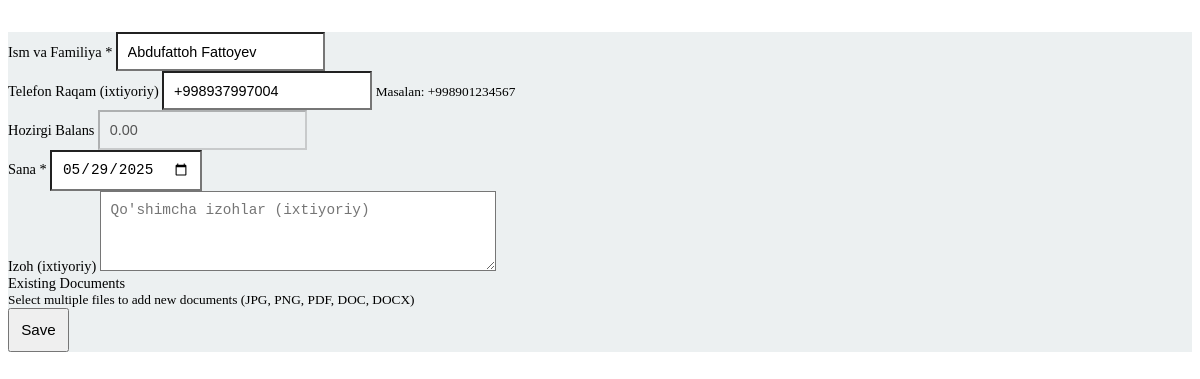
Page /xaridorlar/edit/5/ (signed in) on the earlier database version.
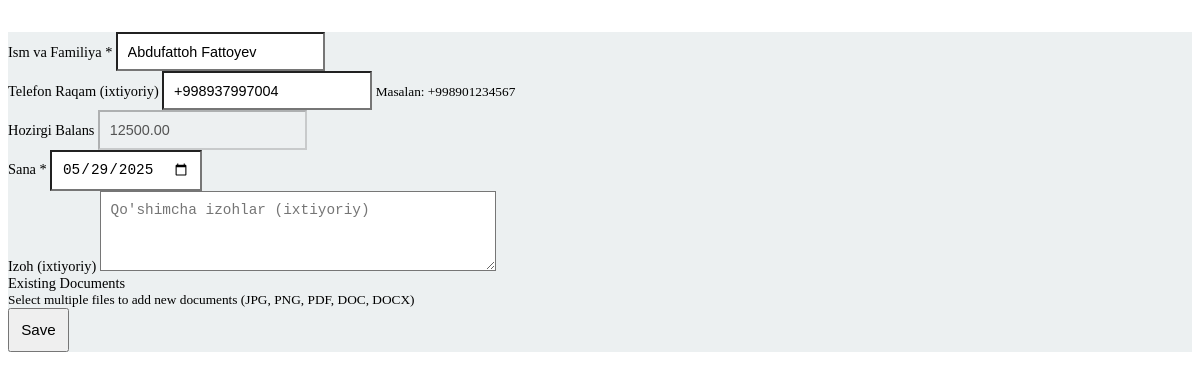
Same page on the later database version.
### xaridorlar/models.py (models this page shows, shortened)
class Xaridor(models.Model):
    user = models.ForeignKey(
        User,
        on_delete=models.CASCADE,
        related_name='xaridorlar',
        verbose_name="Foydalanuvchi"
    )
    ism_familiya = models.CharField(
        max_length=100,
        verbose_name="Ism va Familiya"
    )
    telefon_raqam = PhoneNumberField(
        blank=True,
        null=True,
        verbose_name="Telefon Raqam",
        help_text="Masalan: +998901234567"
    )
    hozirgi_balans = models.DecimalField(
        max_digits=15,
        decimal_places=2,
        default=0,
        validators=[MinValueValidator(0)],
        verbose_name="Hozirgi Balans",
        blank=True
    )
    sana = models.DateField(verbose_name="Sana")
    izoh = models.TextField(
        verbose_name="Izoh",
        blank=True,
        null=True
    )
    created_date = models.DateTimeField(
        auto_now_add=True,
        verbose_name="Yaratilgan sana"
    )
    def update_financials(self):
        from chiqim.models import Chiqim
        total_debt = Chiqim.objects.filter(xaridor=self).aggregate(total=models.Sum('qoldiq_summa'))['total'] or 0
        self.hozirgi_balans = total_debt
        self.save(update_fields=['hozirgi_balans'])
    class Meta:
        verbose_name = "Xaridor"
        verbose_name_plural = "Xaridorlar"
        indexes = [
            models.Index(fields=['user']),
            models.Index(fields=['ism_familiya']),
        ]

### xaridorlar/views.py (the view, shortened to what this page needs)
# urls.py: path('edit/<int:id>/', views.xaridor_edit, name='edit_xaridor'),
@login_required
def xaridor_edit(request, id):
    xaridor = get_object_or_404(Xaridor, id=id)
    xaridor_form = XaridorForm(instance=xaridor)
    if request.headers.get('X-Requested-With') == 'XMLHttpRequest':
        html = render_to_string('xaridorlar/edit_xaridor.html', {
            'xaridor_form': xaridor_form,
            'xaridor': xaridor
        }, request=request)
        return JsonResponse({'html': html})
    return render(request, 'xaridorlar/edit_xaridor.html', {
        'xaridor_form': xaridor_form,
        'xaridor': xaridor
    })

### templates/xaridorlar/edit_xaridor.html (shortened to what this page needs)
<div class="p-4">
    <form method="POST" enctype="multipart/form-data" id="customer-edit-form" action="{% url 'edit_xaridor' xaridor.id %}" class="ajax-form">
        <div id="errorContainer" class="alert alert-danger d-none"></div>
        <div class="card p-3">
            {% for field in xaridor_form %}
            <div class="mb-3">
                <label for="{{ field.id_for_label }}" class="form-label">
                    {{ field.label }} {% if field.field.required %}<span class="text-danger">*</span>{% endif %}
                </label>
                {{ field }}
                {% if field.help_text %}
                <small class="form-text text-muted">{{ field.help_text }}</small>
                {% endif %}
            </div>
            {% endfor %}
            <div class="mb-3">
                <label class="form-label">Existing Documents</label>
            </div>
            <div class="mb-3">
                <small class="form-text text-muted">Select multiple files to add new documents (JPG, PNG, PDF, DOC, DOCX)</small>
            </div>
            <button type="submit" class="btn btn-accent w-100" data-original-text="Save">
                Save
            </button>
        </div>
    </form>
</div>

Differences in the rows shown:
changed Xaridor "Abdufattoh Fattoyev": hozirgi_balans "0.00" → "12500.00"
